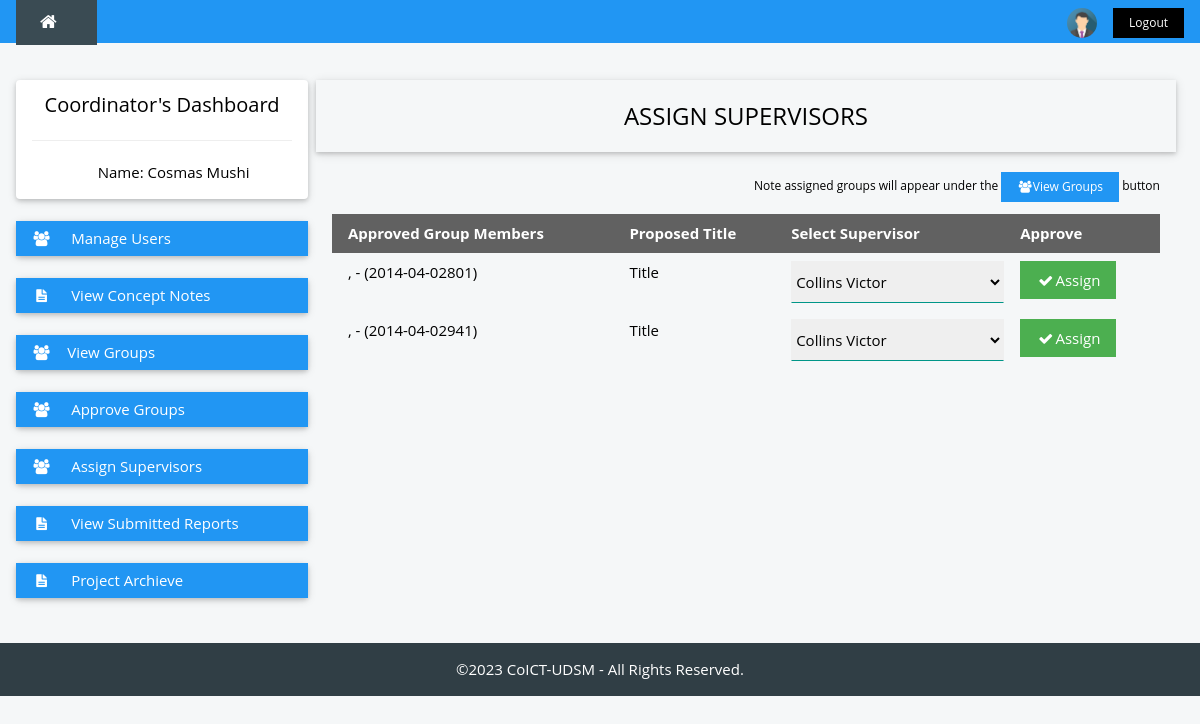
Page /coordinator/assign-supervisor.php (signed in) on the committed database.
### tables this page shows
CREATE TABLE IF NOT EXISTS `suggestedgroup` (
  `sugId` int(11) NOT NULL AUTO_INCREMENT,
  `fMember` varchar(13) NOT NULL,
  `sMember` varchar(13) NOT NULL,
  `tMember` varchar(13) NOT NULL,
  `approval` varchar(13) NOT NULL,
  UNIQUE KEY `suggestedGroup` (`sugId`)
);

### coordinator/assign-supervisor.php (the view, shortened to what this page needs)
<?php
  include '../header.php';
?>
<div class="w3-container w3-content" style="max-width:1400px;margin-top:80px">
  <div class="w3-row">
    <div class="w3-col m3">
    <?php
      include 'coord-nav.php';
    ?>
    </div>
    <div class="w3-col m9">
      <div id="main">
      <div class="w3-row-padding">
        <div class="w3-card-2 ">
            <div class="w3-container w3-padding">
              <div class="w3-col m12">
              <h3 class="w3-center">ASSIGN SUPERVISORS</h3>
              </div>
            </div>
          </div>
        <div class=" ">
         <div class="w3-container w3-padding">
         <p class="w3-small w3-right-align">Note assigned groups will appear under the <button onclick="viewGroups()" class="w3-btn w3-blue w3-left-align"><i class="fa fa-users fa-fw "></i>View Groups </button> button</p>
          <div class="w3-center">
           <?php
            $sqlgrp = mysqli_query($dbcon, "SELECT * FROM `suggestedgroup` WHERE approval='approved'") or die(mysqli_error($dbcon));
            $num_row = mysqli_num_rows($sqlgrp);
            if ($num_row < 0) {
              echo "There are groups to assign";
             }
             else { ?>
               <table class="w3-table w3">
                <thead>
                  <tr class="w3-dark-grey">
                    <th>Approved Group Members</th>
                    <th>Proposed Title</th>
                    <th>Select Supervisor </th>
                    <th>Approve</th>
                  </tr>
                </thead>
                <?php
                  while($group_row = mysqli_fetch_array($sqlgrp)) {
                ?>
                <tr>
                  <td>
                  <?php
                   	$member1 = $group_row['fMember'];
                    $result1 = mysqli_query($dbcon, "SELECT * FROM student WHERE regNo = '$member1'") or die(mysqli_error());
                    $member_row1 = mysqli_fetch_array($result1);
                    echo $member_row1['lName'].", ".$member_row1['fName']." ".$member_row1['mName']." - (".$member1.")<br> ";
                  ?>
                  </td>
                  <td><?php
                   $title="Title";
                   echo $title;
                  ?></td>
                  <td><form method="POST" action="<?php echo htmlspecialchars($_SERVER["PHP_SELF"]);?>">
                  	<select class="w3-select" name="assignedsupervisor">
                  	<?php
                  		$result = mysqli_query($dbcon, "SELECT * FROM supervisor") or die(mysql_error());
                  		while ($user_row = mysqli_fetch_array($result)) {
                  		$supervisor = $user_row['empId'];
          						echo "<option value=".$supervisor.">".$user_row['fName']." ".$user_row['lName']."</option>";
          						 } ?>
					</select>
                   </td>
                  	<td>
                    <button class="w3-padding w3-btn w3-green " type="submit" name="assign"><i class="fa fa-check fa-fw"></i>Assign</button>
                    </td>
                </tr>
                <?php }  ?>
              </table>
             <?php
             }
             ?>
            </div>
          </div>
        </div>
      </div>
      <br />
      </div>
    </div>
  </div>
</div>
<br>
<?php
  include '../footer.php';
?>
</body>
</html>

### styles/w3-theme-blue-grey.css (style rules this page uses)
.w3-theme-l5 { color:#000 !important; background-color:#f5f7f8 !important }

### header.php (style rules this page uses)
html,body,h1,h2,h3,h4,h5 { font-family: "Open Sans", sans-serif }

### rows in the picture
suggestedgroup: fMember "2014-04-02801", title "Title"
suggestedgroup: fMember "2014-04-02941", title "Title"

### other values in the picture
$yr[year] "2023"
form field assignedsupervisor "Collins Victor"
